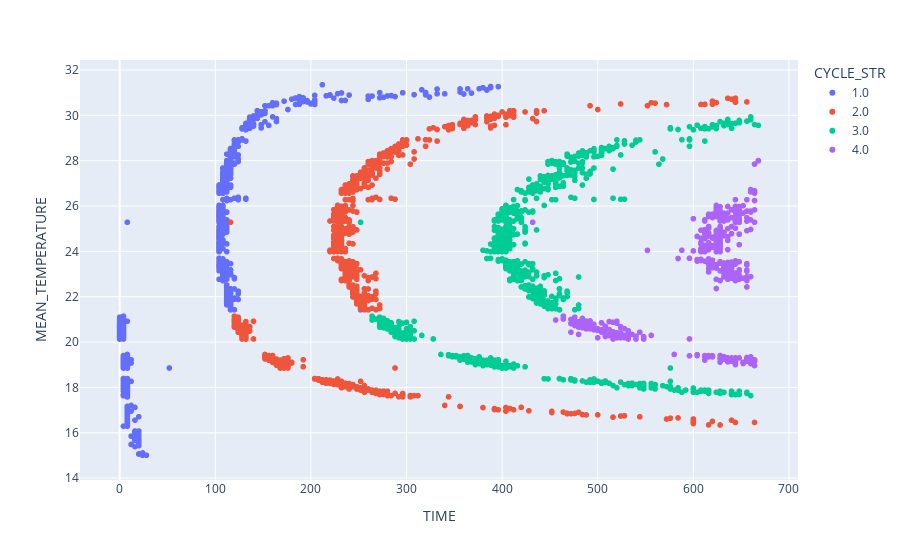

Here is the notebook cell this chart was saved with:
### Code cell
px.scatter(peaks_row_2, x="TIME", y="MEAN_TEMPERATURE", color="CYCLE_STR",
           hover_data=["POSITION_STR", "TRACK_ID"])

### Figure 1 — Plotly figure (JSON) as saved in the notebook; plotly's stock layout.template omitted (floating-point values rounded to 4 significant figures; data arrays with more than 128 entries replaced by an {"elided": "..."} marker saying what was removed)
{"data": [{"customdata": {"elided": "1118x2 mixed values"}, "hovertemplate": "CYCLE_STR=1.0<br>TIME=%{x}<br>MEAN_TEMPERATURE=%{y}<br>POSITION_STR=%{customdata[0]}<br>TRACK_ID=%{customdata[1]}<extra></extra>", "legendgroup": "1.0", "marker": {"color": "#636efa", "symbol": "circle"}, "mode": "markers", "name": "1.0", "showlegend": true, "type": "scattergl", "x": {"elided": "1118 int values"}, "xaxis": "x", "y": {"elided": "1118 float values"}, "yaxis": "y"}, {"customdata": {"elided": "1017x2 mixed values"}, "hovertemplate": "CYCLE_STR=2.0<br>TIME=%{x}<br>MEAN_TEMPERATURE=%{y}<br>POSITION_STR=%{customdata[0]}<br>TRACK_ID=%{customdata[1]}<extra></extra>", "legendgroup": "2.0", "marker": {"color": "#EF553B", "symbol": "circle"}, "mode": "markers", "name": "2.0", "showlegend": true, "type": "scattergl", "x": {"elided": "1017 int values"}, "xaxis": "x", "y": {"elided": "1017 float values"}, "yaxis": "y"}, {"customdata": {"elided": "906x2 mixed values"}, "hovertemplate": "CYCLE_STR=3.0<br>TIME=%{x}<br>MEAN_TEMPERATURE=%{y}<br>POSITION_STR=%{customdata[0]}<br>TRACK_ID=%{customdata[1]}<extra></extra>", "legendgroup": "3.0", "marker": {"color": "#00cc96", "symbol": "circle"}, "mode": "markers", "name": "3.0", "showlegend": true, "type": "scattergl", "x": {"elided": "906 int values"}, "xaxis": "x", "y": {"elided": "906 float values"}, "yaxis": "y"}, {"customdata": {"elided": "431x2 mixed values"}, "hovertemplate": "CYCLE_STR=4.0<br>TIME=%{x}<br>MEAN_TEMPERATURE=%{y}<br>POSITION_STR=%{customdata[0]}<br>TRACK_ID=%{customdata[1]}<extra></extra>", "legendgroup": "4.0", "marker": {"color": "#ab63fa", "symbol": "circle"}, "mode": "markers", "name": "4.0", "showlegend": true, "type": "scattergl", "x": {"elided": "431 int values"}, "xaxis": "x", "y": {"elided": "431 float values"}, "yaxis": "y"}], "layout": {"legend": {"title": {"text": "CYCLE_STR"}, "tracegroupgap": 0}, "margin": {"t": 60}, "xaxis": {"anchor": "y", "domain": [0, 1], "title": {"text": "TIME"}}, "yaxis": {"anchor": "x", "domain": [0, 1], "title": {"text": "MEAN_TEMPERATURE"}}}}
